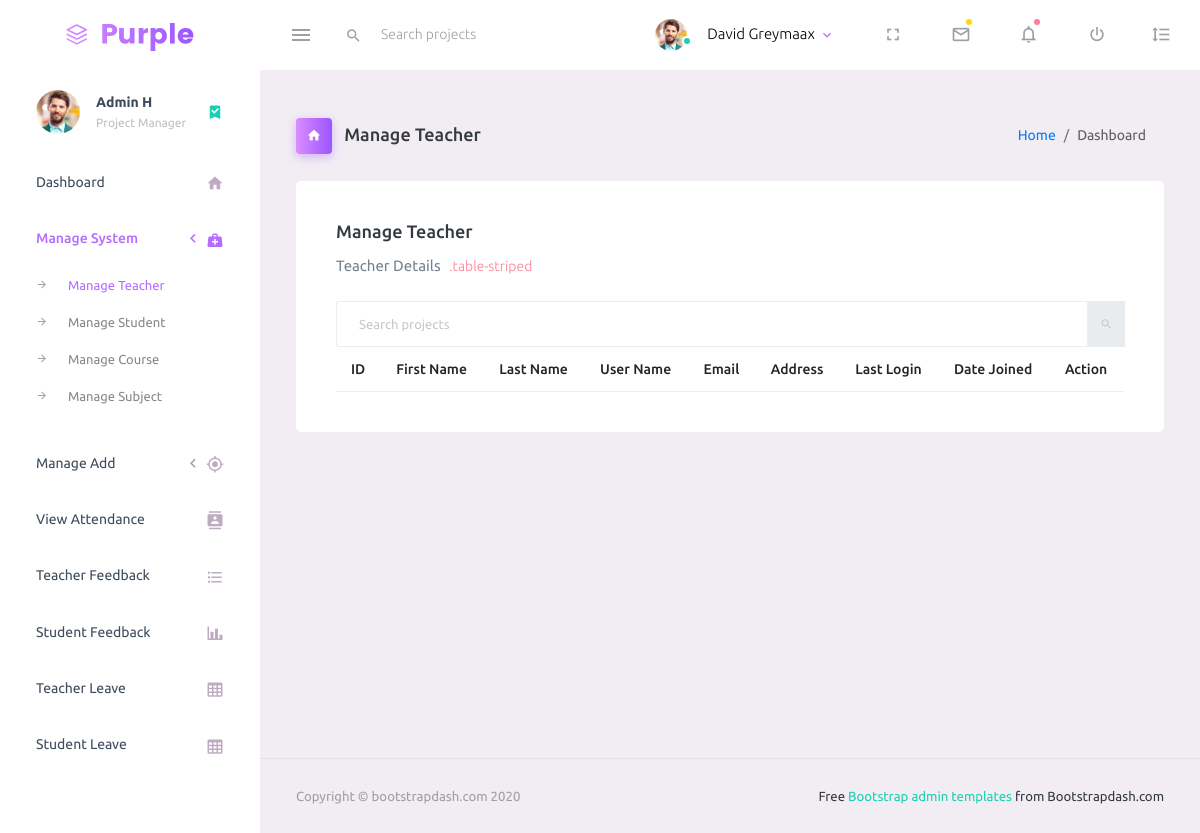
The page /manage_teacher on the database as committed earlier.
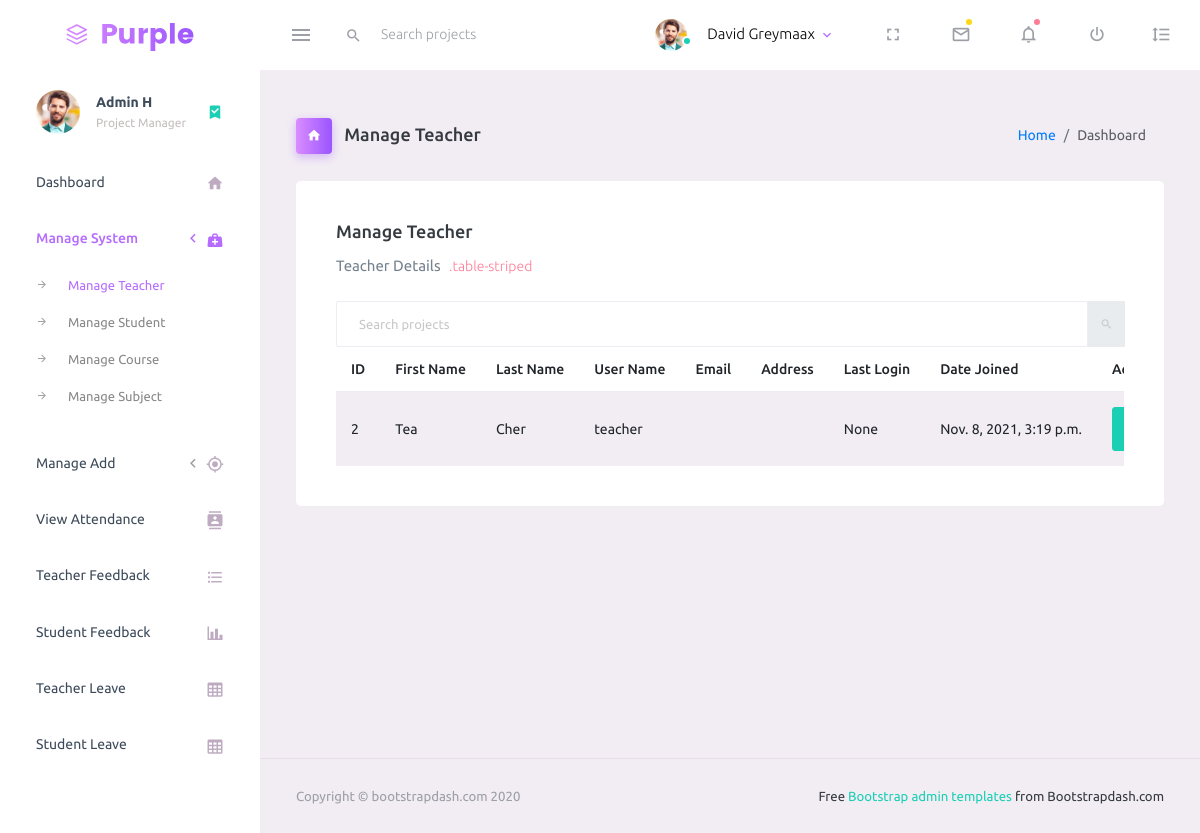
The same page on the database as committed later.
### student_management_app/models.py (models this page shows)
class Teachers(models.Model):
    id = models.AutoField(primary_key=True)
    name = models.CharField(max_length=255)
    email = models.CharField(max_length=255)
    password = models.CharField(max_length=255)
    admin = models.OneToOneField(CustomUser, on_delete=models.CASCADE)
    address = models.TextField()
    created_at = models.DateTimeField(auto_now_add=True)
    updated_at = models.DateTimeField(auto_now_add=True)
    objects = models.Manager()

class CustomUser(AbstractUser):
    id = models.AutoField(primary_key=True)
    user_type_data = ((1, "HOD"), (2, "Teacher"), (3, "Student"))
    user_type = models.CharField(default=1, choices=user_type_data, max_length=10)

### student_management_app/HodViews.py (the view)
# urls.py: path('manage_teacher', HodViews.manage_teacher, name='manage_teacher'),
def manage_teacher(request):
    teachers = Teachers.objects.all()
    return render(request,'hod_template/manage_teacher_template.html',{"teachers": teachers})

### student_management_app/templates/hod_template/manage_teacher_template.html
{% extends 'hod_template/base_template.html'%}
{% load static %}
{% block page_title %}
Manage Teacher
{% endblock page_title %}
{% block content %}
    <div class="card">
        <div class="card-body">
        <div class="search-field d-none d-md-block">
            <h4 class="card-title">Manage Teacher</h4>
            <p class="card-description"> Teacher Details <code>.table-striped</code></p>
            <form class="d-flex align-items-center h-100" action="#">
            <div class="input-group">
                <input type="text" class="form-control bg-transparent border-5" placeholder="Search projects">
                <div class="input-group-prepend bg-transparent">
                    <i class="input-group-text border-0 mdi mdi-magnify"></i>
                </div>
            </div>
            </form>
        </div>
        <div class="card-body table-responsive p-0">
            <table class="table table-striped table-hover text-nowrap ">
                <thead>
                <tr>
                    <th> ID </th>
                    <th> First Name </th>
                    <th> Last Name </th>
                    <th> User Name </th>
                    <th> Email </th>
                    <th> Address </th>
                    <th> Last Login </th>
                    <th> Date Joined </th>
                    <th> Action </th>
                </tr>
                </thead>
                <tbody>
                {% for teacher in teachers %}
                    <tr>
                        <td> {{ teacher.admin.id }}</td>
                        <td> {{ teacher.admin.first_name }}</td>
                        <td> {{ teacher.admin.last_name }}</td>
                        <td> {{ teacher.admin.username }}</td>
                        <td> {{ teacher.admin.email }}</td>
                        <td> {{ teacher.admin.address }}</td>
                        <td> {{ teacher.admin.last_login }}</td>
                        <td> {{ teacher.admin.date_joined }}</td>
                        <td><a href="/edit_teacher/{{ teacher.admin.id }}" class="btn btn-success">Edit</a></td>
                    </tr>
                {% endfor %}
                </tbody>
            </table>
        </div>
        </div>
    </div>
{% endblock content %}

Rows that differ between the two databases and show on the page:
added Teachers: admin.id "2", admin.first_name "Tea", admin.last_name "Cher", admin.username "teacher", admin.last_login "None", admin.date_joined "Nov. 8, 2021, 3:19 p.m."
